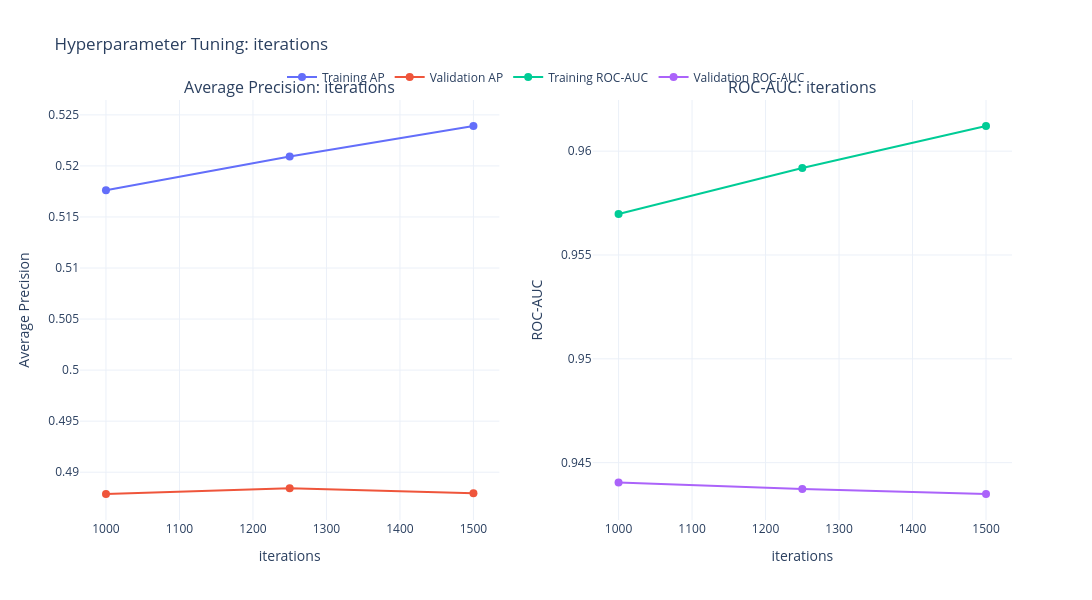

Notebook code for this chart:
### Code cell
%%time

test_param_and_plot(CatBoostClassifier, 'iterations', [1000, 1250, 1500], **params)

### Figure 1 — Plotly figure (JSON) as saved in the notebook; plotly's stock layout.template omitted (floating-point values rounded to 4 significant figures)
{"data": [{"hovertemplate": "<b>iterations</b>: %{x}<br>Training AP: %{y:.6f}<extra></extra>", "line": {"width": 2}, "marker": {"size": 8}, "mode": "lines+markers", "name": "Training AP", "type": "scatter", "x": [1000, 1250, 1500], "xaxis": "x", "y": [0.5176, 0.5209, 0.5239], "yaxis": "y"}, {"hovertemplate": "<b>iterations</b>: %{x}<br>Validation AP: %{y:.6f}<extra></extra>", "line": {"width": 2}, "marker": {"size": 8}, "mode": "lines+markers", "name": "Validation AP", "type": "scatter", "x": [1000, 1250, 1500], "xaxis": "x", "y": [0.4879, 0.4884, 0.4879], "yaxis": "y"}, {"hovertemplate": "<b>iterations</b>: %{x}<br>Training ROC-AUC: %{y:.6f}<extra></extra>", "line": {"width": 2}, "marker": {"size": 8}, "mode": "lines+markers", "name": "Training ROC-AUC", "type": "scatter", "x": [1000, 1250, 1500], "xaxis": "x2", "y": [0.957, 0.9592, 0.9612], "yaxis": "y2"}, {"hovertemplate": "<b>iterations</b>: %{x}<br>Validation ROC-AUC: %{y:.6f}<extra></extra>", "line": {"width": 2}, "marker": {"size": 8}, "mode": "lines+markers", "name": "Validation ROC-AUC", "type": "scatter", "x": [1000, 1250, 1500], "xaxis": "x2", "y": [0.944, 0.9437, 0.9435], "yaxis": "y2"}], "layout": {"annotations": [{"font": {"size": 16}, "showarrow": false, "text": "Average Precision: iterations", "x": 0.225, "xanchor": "center", "xref": "paper", "y": 1, "yanchor": "bottom", "yref": "paper"}, {"font": {"size": 16}, "showarrow": false, "text": "ROC-AUC: iterations", "x": 0.775, "xanchor": "center", "xref": "paper", "y": 1, "yanchor": "bottom", "yref": "paper"}], "height": 600, "hovermode": "closest", "legend": {"orientation": "h", "x": 0.5, "xanchor": "center", "y": 1.02, "yanchor": "bottom"}, "title": {"text": "Hyperparameter Tuning: iterations"}, "width": 1200, "xaxis": {"anchor": "y", "domain": [0, 0.45], "title": {"text": "iterations"}}, "xaxis2": {"anchor": "y2", "domain": [0.55, 1], "title": {"text": "iterations"}}, "yaxis": {"anchor": "x", "domain": [0, 1], "title": {"text": "Average Precision"}}, "yaxis2": {"anchor": "x2", "domain": [0, 1], "title": {"text": "ROC-AUC"}}}}
